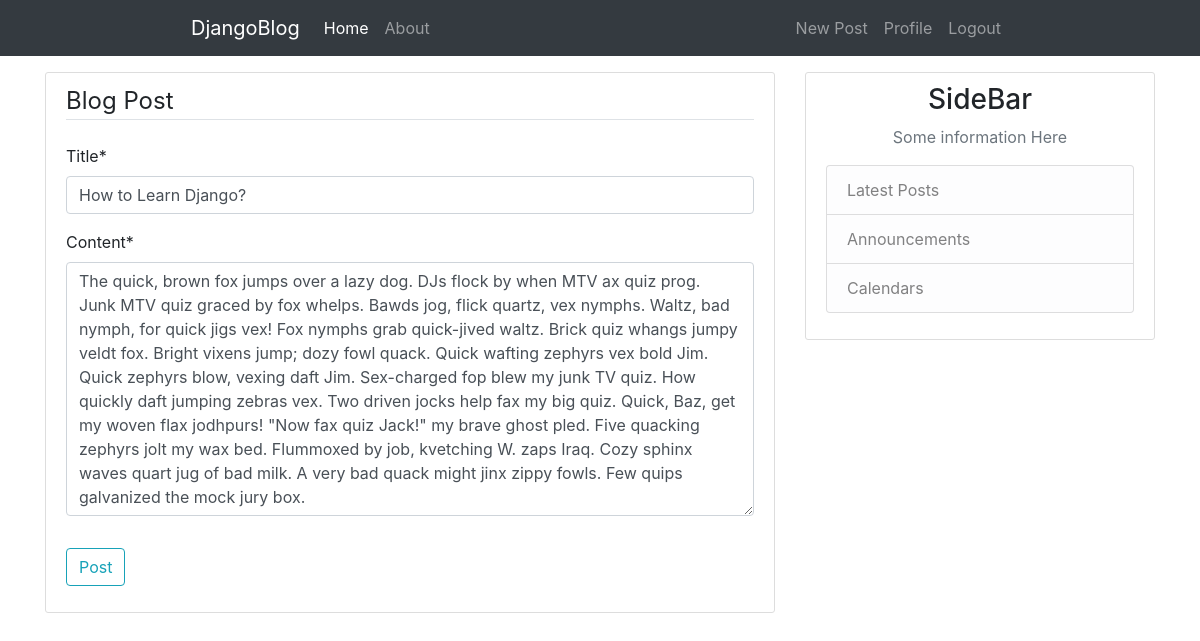
Page /post/6/update/ (signed in) on the committed database.
### blog/models.py (models this page shows, shortened)
class Post(models.Model):
    title = models.CharField(max_length=50)
    content = models.TextField()
    date = models.DateTimeField(default=timezone.now)
    author = models.ForeignKey(User, on_delete=models.CASCADE)

### blog/views.py (the view, shortened to what this page needs)
# urls.py: path('post/<int:pk>/update/', PostUpdateView.as_view(), name='post-update'),
class PostUpdateView(LoginRequiredMixin, UserPassesTestMixin, UpdateView):
    model = Post
    fields = ['title', 'content']
    def test_func(self):
        post = self.get_object()
        if self.request.user == post.author:
            return True
        return False

### blog/templates/blog/post_form.html (shortened to what this page needs)
{% extends "blog/base.html" %}
{% load crispy_forms_tags %}
{% block content %}
    <div class="content-section">
        <form method="POST">
            <fieldset class="form-group">
                <legend class="border-bottom mb-4">Blog Post</legend>
                {{ form|crispy }}
            </fieldset>
            <div class="form-group">
                <button class="btn btn-outline-info" type="submit">Post</button>
            </div>
        </form>
    </div>
{% endblock content %}

### blog/templates/blog/base.html (style rules this page uses)
.content-section { background: #ffffff; padding: 10px 20px; border: 1px solid #dddddd; border-radius: 3px; margin-bottom: 20px; }

### rows in the picture
Post: title "How to Learn Django?", content "The quick, brown fox jumps over a lazy dog. DJs flock by when MTV ax quiz prog. Junk MTV quiz graced by fox whelps. Bawds jog, flick quartz, vex nymphs. Waltz, bad nymph, for quick jigs vex! Fox nymphs grab quick-jived waltz. Brick quiz whangs jumpy veldt fox. Bright vixens jump; dozy fowl quack. Quick wafting zephyrs vex bold Jim. Quick zephyrs blow, vexing daft Jim. Sex-charged fop blew my junk TV quiz. How quickly daft jumping zebras vex. Two driven jocks help fax my big quiz. Quick, Baz, get my woven flax jodhpurs! \"Now fax quiz Jack!\" my brave ghost pled. Five quacking zephyrs jolt my wax bed. Flummoxed by job, kvetching W. zaps Iraq. Cozy sphinx waves quart jug of bad milk. A very bad…"
